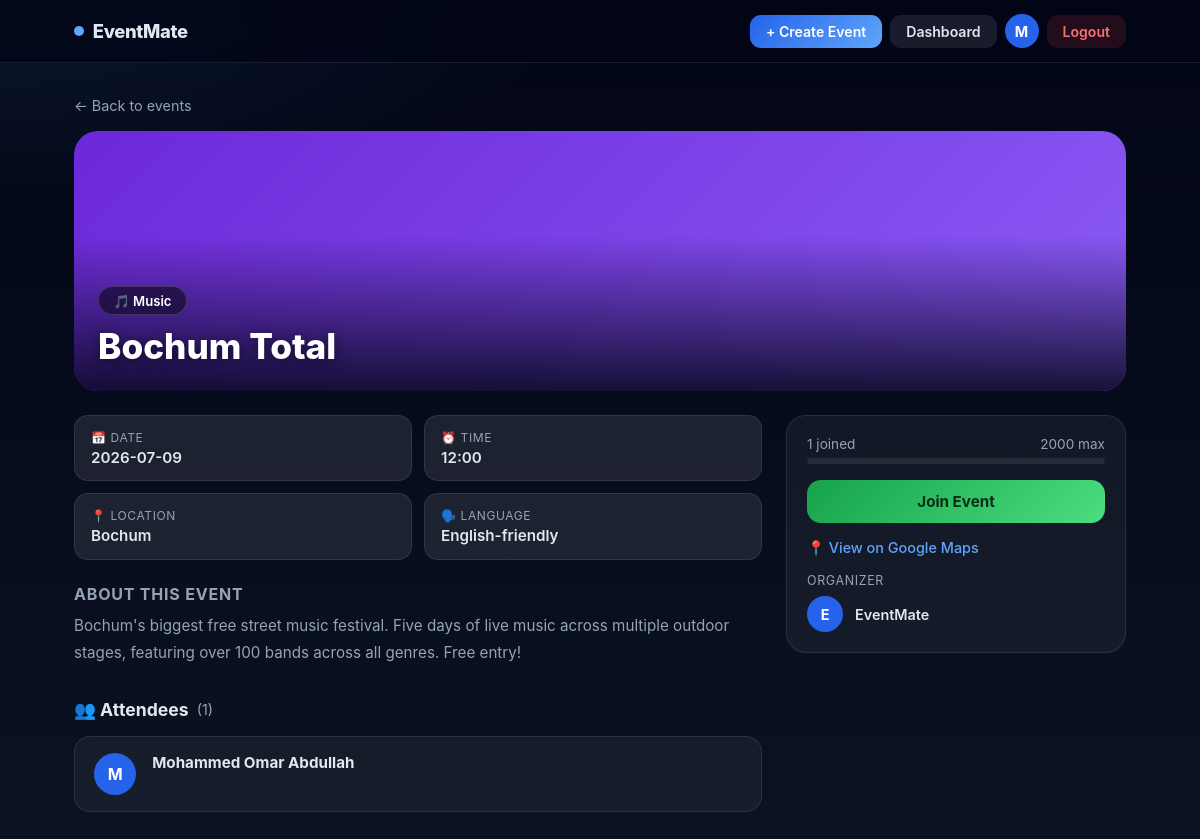
Screenshot of /event/7 (signed in) with the database file from the repository.
### app.py (models this page shows)
class User(db.Model):
    id = db.Column(db.Integer, primary_key=True)
    email = db.Column(db.String(120), unique=True, nullable=True)
    username = db.Column(db.String(80), unique=True, nullable=True)
    name = db.Column(db.String(120), nullable=False)
    first_name = db.Column(db.String(60))
    last_name = db.Column(db.String(60))
    state = db.Column(db.String(120))
    city = db.Column(db.String(120))
    street = db.Column(db.String(120))
    house_number = db.Column(db.String(20))
    password_hash = db.Column(db.String(200))
    auth_method = db.Column(db.String(20))
    university = db.Column(db.String(200))
    study_program = db.Column(db.String(200))
    languages = db.Column(db.Text)
    interests = db.Column(db.Text)
    about_me = db.Column(db.Text)
    profile_picture = db.Column(db.String(200))
    joined_events = db.relationship('EventJoin', backref='user', lazy=True, cascade='all, delete-orphan')
    created_events = db.relationship('Event', backref='organizer', lazy=True, foreign_keys='Event.organizer_id')
    def get_languages(self):
        return [l.strip() for l in self.languages.split(',') if l.strip()] if self.languages else []
    def get_interests(self):
        return [i.strip() for i in self.interests.split(',') if i.strip()] if self.interests else []
    def to_dict(self):
        return {
            'id': self.id,
            'username': self.username,
            'name': self.name,
            'first_name': self.first_name,
            'last_name': self.last_name,
            'state': self.state,
            'city': self.city,
            'street': self.street,
            'house_number': self.house_number,
            'auth_method': self.auth_method,
            'university': self.university,
            'study_program': self.study_program,
            'languages': self.get_languages(),
            'interests': self.get_interests(),
            'about_me': self.about_me,
            'profile_picture': self.profile_picture,
        }

class Event(db.Model):
    id = db.Column(db.Integer, primary_key=True)
    title = db.Column(db.String(200), nullable=False)
    date = db.Column(db.String(20), nullable=False)
    time = db.Column(db.String(10))
    location = db.Column(db.String(120), nullable=False)
    language = db.Column(db.String(120))
    category = db.Column(db.String(60))
    description = db.Column(db.Text)
    max_participants = db.Column(db.Integer)
    banner = db.Column(db.String(200))
    organizer_id = db.Column(db.Integer, db.ForeignKey('user.id'), nullable=True)
    joined_users = db.relationship('EventJoin', backref='event', lazy=True, cascade='all, delete-orphan')
    def attendee_count(self):
        return len(self.joined_users)
    def to_dict(self):
        org = User.query.get(self.organizer_id) if self.organizer_id else None
        return {
            'id': self.id,
            'title': self.title,
            'date': self.date,
            'time': self.time,
            'location': self.location,
            'language': self.language,
            'category': self.category,
            'description': self.description,
            'max_participants': self.max_participants,
            'banner': self.banner,
            'organizer_id': self.organizer_id,
            'organizer_name': org.name if org else 'EventMate',
            'organizer_username': org.username if org else None,
            'attendee_count': self.attendee_count(),
            'attendees': [ej.user.name for ej in self.joined_users],
            'category_color': CATEGORY_COLORS.get(self.category, 'linear-gradient(135deg,#1e3a8a,#3b82f6)'),
            'category_icon': CATEGORY_ICONS.get(self.category, '📅'),
        }

### app.py (the view)
@app.route('/event/<int:event_id>')
@auth_required
def event_detail(event_id):
    event = Event.query.get_or_404(event_id)
    user = get_current_user()
    guest = session.get('guest')
    joined = False
    if user:
        joined = EventJoin.query.filter_by(user_id=user.id, event_id=event_id).first() is not None
    attendees = []
    if not guest:
        for ej in event.joined_users:
            a = ej.user
            common = []
            if user and a.id != user.id:
                if a.university and a.university == user.university:
                    common.append(f'Studies at {a.university}')
                if a.city and a.city == user.city:
                    common.append(f'Lives in {a.city}')
                shared_langs = set(a.get_languages()) & set(user.get_languages())
                if shared_langs:
                    common.append(f'Speaks {", ".join(shared_langs)}')
                shared_interests = set(a.get_interests()) & set(user.get_interests())
                if shared_interests:
                    common.append(f'Likes {", ".join(list(shared_interests)[:3])}')
            attendees.append({
                'id': a.id,
                'name': a.name,
                'username': a.username,
                'university': a.university,
                'study_program': a.study_program,
                'profile_picture': a.profile_picture,
                'city': a.city,
                'languages': a.get_languages(),
                'interests': a.get_interests(),
                'common': common,
                'is_self': bool(user and a.id == user.id),
            })
    organizer = User.query.get(event.organizer_id) if event.organizer_id else None
    is_organizer = bool(user and organizer and user.id == organizer.id)
    return render_template(
        'event_detail.html',
        event=event.to_dict(),
        user=user.to_dict() if user else None,
        guest=guest,
        joined=joined,
        attendees=attendees,
        organizer=organizer,
        is_organizer=is_organizer,
    )

### templates/event_detail.html (shortened to what this page needs)
{% extends "base.html" %}
{% block body %}
<div class="page">
    <div style="margin-bottom:1rem;">
        <a href="/" style="color:var(--muted);text-decoration:none;font-size:0.9rem;">← Back to events</a>
    </div>
    <div class="event-hero">
        {% if event.banner %}
            <img src="{{ url_for('static', filename='uploads/' + event.banner) }}" alt="{{ event.title }}">
        {% else %}
            <div class="event-hero-gradient" style="background: {{ event.category_color }};"></div>
        {% endif %}
        <div class="hero-overlay">
            <span class="event-cat-badge">{{ event.category_icon }} {{ event.category or 'Event' }}</span>
            <h1 class="event-hero-title">{{ event.title }}</h1>
        </div>
    </div>
    <div class="detail-layout">
        <div>
            <div class="info-grid">
                <div class="info-cell">
                    <span class="info-cell-label">📅 Date</span>
                    <span class="info-cell-value">{{ event.date }}</span>
                </div>
                {% if event.time %}
                <div class="info-cell">
                    <span class="info-cell-label">⏰ Time</span>
                    <span class="info-cell-value">{{ event.time }}</span>
                </div>
                {% endif %}
                <div class="info-cell">
                    <span class="info-cell-label">📍 Location</span>
                    <span class="info-cell-value">{{ event.location }}</span>
                </div>
                {% if event.language %}
                <div class="info-cell">
                    <span class="info-cell-label">🗣️ Language</span>
                    <span class="info-cell-value">{{ event.language }}</span>
                </div>
                {% endif %}
            </div>
            {% if event.description %}
            <div class="desc-section">
                <h3>About this event</h3>
                <p class="desc-text">{{ event.description }}</p>
            </div>
            {% endif %}
            <div class="attendees-section">
                <div class="attendees-title">
                    👥 Attendees
                    <span style="color:var(--muted);font-weight:400;font-size:0.9rem;">({{ event.attendee_count }})</span>
                </div>
                {% if guest %}
                    <div class="card" style="text-align:center;padding:2rem;">
                        <p style="color:var(--muted);">Login to see who's attending this event.</p>
                        <br>
                        <a href="/login" class="btn btn-primary btn-sm">Login to view</a>
                    </div>
                {% elif attendees %}
                    <div class="attendees-grid">
                        {% for a in attendees %}
                        <div class="attendee-card">
                            <div class="attendee-avatar">
                                {% if a.profile_picture %}
                                    <img src="{{ url_for('static', filename='uploads/' + a.profile_picture) }}" alt="">
                                {% else %}
                                    {{ a.name[0] | upper }}
                                {% endif %}
                            </div>
                            <div class="attendee-info">
                                <a href="/profile/{{ a.id }}" style="text-decoration:none;">
                                    <div class="attendee-name">{{ a.name }} {% if a.is_self %}<span class="self-badge">You</span>{% endif %}</div>
                                </a>
                            </div>
                        </div>
                        {% endfor %}
                    </div>
                {% else %}
                    <div class="card" style="text-align:center;padding:2rem;">
                        <p style="color:var(--muted);">No one has joined yet. Be the first!</p>
                    </div>
                {% endif %}
            </div>
        </div>
        <div>
            <div class="sidebar-card">
                {% if event.max_participants %}
                <div class="capacity-row">
                    <div class="cap-text">
                        <span>{{ event.attendee_count }} joined</span>
                        <span>{{ event.max_participants }} max</span>
                    </div>
                    {% set pct = [(event.attendee_count / event.max_participants * 100)|int, 100]|min %}
                    <div class="cap-bar-track"><div class="cap-bar-fill" style="width:{{ pct }}%"></div></div>
                </div>
                {% else %}
                <div style="color:var(--muted);font-size:0.9rem;">{{ event.attendee_count }} people joined</div>
                {% endif %}
                {% if guest %}
                    <a href="/login" class="btn btn-primary" style="width:100%;text-align:center;">Login to join</a>
                {% else %}
                    {% if event.max_participants and event.attendee_count >= event.max_participants %}
                        <button class="btn btn-ghost" disabled style="width:100%;opacity:0.5;cursor:not-allowed;">Event full</button>
                    {% else %}
                        <a href="/join/{{ event.id }}" class="btn btn-green" style="width:100%;text-align:center;">Join Event</a>
                    {% endif %}
                {% endif %}
                <a class="map-link" href="https://maps.google.com/?q={{ event.location | urlencode }}" target="_blank" rel="noopener">
                    📍 View on Google Maps
                </a>
                <div>
                    <div style="font-size:0.78rem;color:var(--muted);text-transform:uppercase;letter-spacing:.05em;margin-bottom:0.5rem;">Organizer</div>
                    <div class="organizer-row">
                        <div class="org-avatar">
                            {% if organizer and organizer.profile_picture %}
                                <img src="{{ url_for('static', filename='uploads/' + organizer.profile_picture) }}" alt="">
                            {% else %}
                                {{ event.organizer_name[0] | upper }}
                            {% endif %}
                        </div>
                        <div>
                            {% if organizer %}
                                <a href="/profile/{{ organizer.id }}" style="font-weight:600;text-decoration:none;font-size:0.9rem;">{{ event.organizer_name }}</a>
                            {% else %}
                                <span style="font-weight:600;font-size:0.9rem;">{{ event.organizer_name }}</span>
                            {% endif %}
                        </div>
                    </div>
                </div>
            </div>
        </div>
    </div>
</div>
{% endblock %}

### templates/base.html (shortened to what this page needs)
<!DOCTYPE html>
<html lang="en">
<head>
</head>
<body>
<nav class="topnav">
    <div class="topnav-inner">
        <a href="/" class="nav-logo">
            <span class="nav-dot"></span>
            <span class="nav-wordmark">EventMate</span>
        </a>
        <div class="nav-right">
            {% if nav_user %}
                <a href="/create_event" class="nbtn nbtn-accent">+ Create Event</a>
                <a href="/dashboard" class="nbtn nbtn-ghost">Dashboard</a>
                <a href="/profile/{{ nav_user.id }}" class="nav-avatar" title="{{ nav_user.name }}">
                    {% if nav_user.profile_picture %}
                        <img src="{{ url_for('static', filename='uploads/' + nav_user.profile_picture) }}" alt="">
                    {% else %}
                        {{ nav_user.name[0] | upper }}
                    {% endif %}
                </a>
                <a href="/logout" class="nbtn nbtn-danger">Logout</a>
            {% elif is_guest %}
                <span class="pill">Guest</span>
                <a href="/login" class="nbtn nbtn-accent">Login</a>
                <a href="/logout" class="nbtn nbtn-ghost">Exit</a>
            {% endif %}
        </div>
    </div>
</nav>
{% block body %}{% endblock %}
</body>
</html>

### rows the page displays
User: name "M"
Event: category "Music", title "Bochum Total", date "2026-07-09", time "12:00", location "Bochum", language "English-friendly", description "Bochum's biggest free street music festival. Five days of live music across multiple outdoor stages, featuring over 100 bands across all genres. Free entry!", max_participants "2000"
User: name "M", name "Mohammed Omar Abdullah"

### other values shown
{{ event.category_icon }} "🎵"
{{ event.attendee_count }} "1"
{{ event.organizer_name[0] | upper }} "E"
{{ event.organizer_name }} "EventMate"
